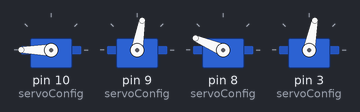
The sketch below on a simulated Arduino Uno, built with avr-gcc and run on an emulated ATmega328P. On the bench: 4 × servo.

Above: at 1.05 s.
At 1.7 s:
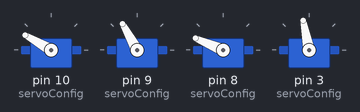
At 2.95 s:
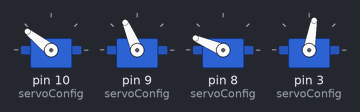
At 4.85 s:
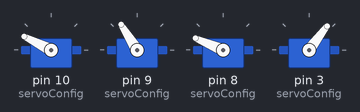
At 7.5 s:
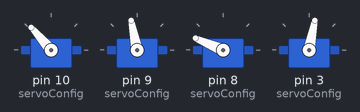
At 9.6 s:
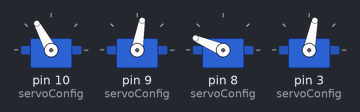
Timing chart, 0 to 13.5 s (numbered marks = the images above):
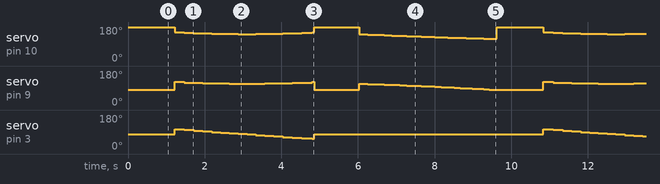

The sketch:

cylindrical-4axis-parallel.ino
```cpp
#include <math.h>
#include <Servo.h>
Servo servoNumber[4];

const float P0 = 90, H0 = 1, D0 = 12;
const float L = 8.1, R = 8.1;
const int servoConfig[4][5] = {
  //outputPin, initAngle, minAngle, maxAngle, inputPin
  { 10, 180, 90, 180, 0},                               //左
  {  9, map(90, 45, 180, 45, 150),  45, 180, 2},        //右
  {  8, 157, 144, 170, 3},                              //前
  {  3, map(90,  0, 180,  2, 156),   0, 180, 1},        //下
};

void servo(float P, float H, float D) {
  float thetaL, thetaR;
  float f1, f2 = 0;
  for (int theta = 900; theta <= 1800; theta++) {
    thetaL = (float)theta / 10 * PI / 180;
    thetaR = thetaL + 2 * atan(0 - H / D);
    f1 = L * cos(thetaL) + R * cos(thetaR) + D;
    if (f1 * f2 < 0) {
      //Serial.println(f2, 6);
      //Serial.println(f1, 6);
      break;
    }
    f2 = f1;
  }
  thetaL = thetaL * 180 / PI;
  thetaR = thetaR * 180 / PI;
  thetaR = map(thetaR, 45, 180, 45, 150);
  servoNumber[0].write(thetaL);
  servoNumber[1].write(thetaR);
  servoNumber[3].write(map(P,  0, 180,  2, 156));
  delay(50);
}

void setup() {
  Serial.begin(9600);
  for (int i = 0; i < 4; i++) {
    servoNumber[i].attach(servoConfig[i][0]);
    servoNumber[i].write(servoConfig[i][1]);
  }
  delay(1000);
}

void loop() {
  for (int P = 120; P >= 60; P -= 4) servo(P, H0, D0 / cos((P - 90) * PI / 180));
  setup();
  for (float D = D0; D >= 4; D -= 0.4) servo(P0, H0, D);
  setup();
}
```

Measured:
- by itself, servo on pin 10 (servoConfig): moves between 118° and 180°, repeating every 9.6 s
- by itself, servo on pin 9 (servoConfig): moves between 80° and 122°, repeating every 9.6 s
- by itself, servo on pin 3 (servoConfig): repeats every 9.6 s: 101° 0.25 s, 97° 0.24 s, 94° 0.23 s, 90° 0.23 s, 87° 0.23 s, 84° 0.23 s, 80° 0.23 s, 77° 0.23 s, 73° 0.23 s, 70° 0.23 s, 67° 0.24 s, 63° 0.25 s, 60° 0.25 s, 56° 0.26 s, 53° 0.05 s, 79° 6.0 s, 104° 0.25 s
